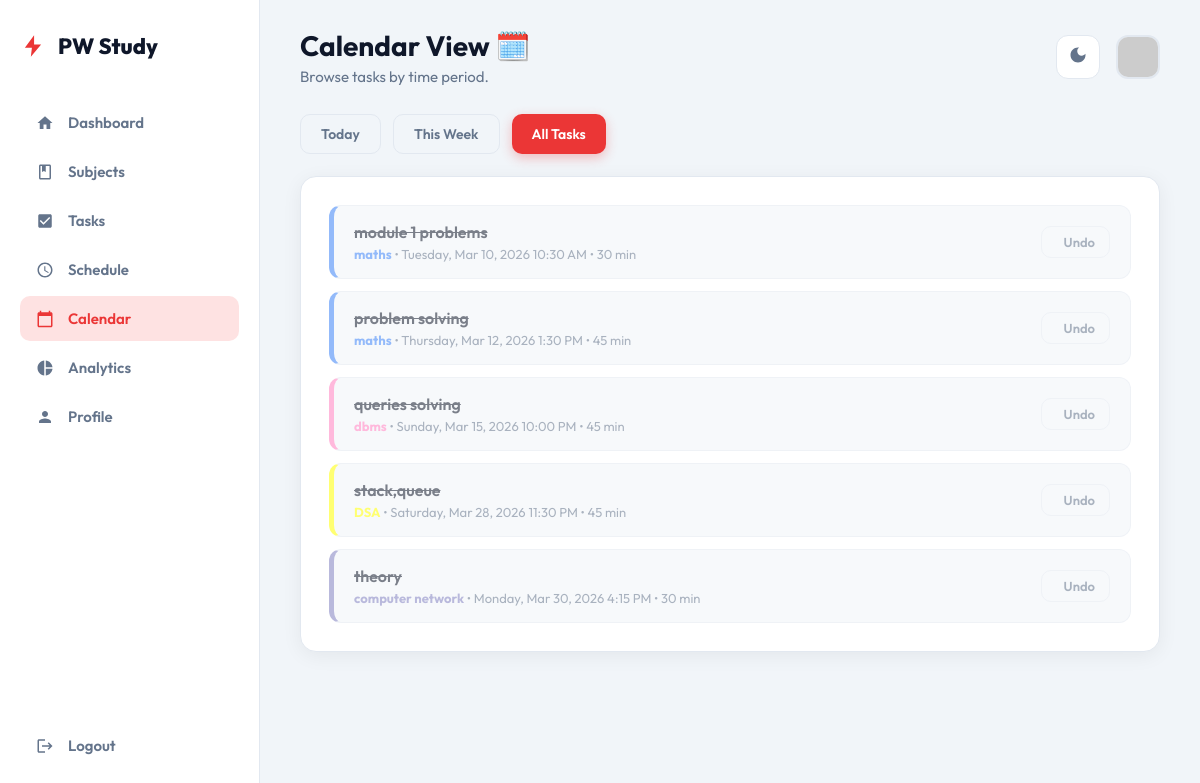
/calendar/?sort=all (signed in), run on the app's committed database.
### planner/models.py (models this page shows, shortened)
class Task(models.Model):
    STATUS_CHOICES = [
        ('Pending', 'Pending'),
        ('Completed', 'Completed'),
    ]
    user = models.ForeignKey(User, on_delete=models.CASCADE, related_name='user_tasks')
    subject = models.ForeignKey(Subject, on_delete=models.CASCADE, related_name='tasks')
    title = models.CharField(max_length=200)
    description = models.TextField(blank=True, null=True)
    deadline = models.DateTimeField()
    status = models.CharField(max_length=20, choices=STATUS_CHOICES, default='Pending')
    estimated_time = models.IntegerField(default=30, help_text='Estimated time in minutes')
    created_at = models.DateTimeField(auto_now_add=True)
    @property
    def is_overdue(self):
        return self.status == 'Pending' and self.deadline < timezone.now()

class Subject(models.Model):
    PRIORITY_CHOICES = [
        ('High', 'High'),
        ('Medium', 'Medium'),
        ('Low', 'Low'),
    ]
    user = models.ForeignKey(User, on_delete=models.CASCADE, related_name='subjects')
    name = models.CharField(max_length=100)
    priority = models.CharField(max_length=10, choices=PRIORITY_CHOICES, default='Medium')
    color = models.CharField(max_length=7, default='#3b82f6')  # hex color
    created_at = models.DateTimeField(auto_now_add=True)

### planner/views.py (the view)
# urls.py: path('calendar/', views.calendar_view, name='calendar'),
@login_required
def calendar_view(request):
    sort_by = request.GET.get('sort', 'today')
    tasks = Task.objects.filter(user=request.user).order_by('deadline')
    if sort_by == 'today':
        tasks = tasks.filter(deadline__date=timezone.localtime().date())
    elif sort_by == 'week':
        today = timezone.localtime().date()
        tasks = tasks.filter(deadline__date__gte=today, deadline__date__lte=today + timedelta(days=7))
    return render(request, 'planner/calendar.html', {'tasks': tasks, 'sort_by': sort_by})

### templates/planner/calendar.html (shortened to what this page needs)
{% extends 'planner/base.html' %}
{% block header_title %}Calendar View 🗓️{% endblock %}
{% block header_subtitle %}Browse tasks by time period.{% endblock %}
{% block content %}
<div style="display:flex; gap:12px; margin-bottom:22px;">
    <a href="?sort=today"
       class="btn {% if sort_by == 'today' %}btn-primary{% else %}btn-secondary{% endif %}">
        Today
    </a>
    <a href="?sort=week"
       class="btn {% if sort_by == 'week' %}btn-primary{% else %}btn-secondary{% endif %}">
        This Week
    </a>
    <a href="?sort=all"
       class="btn {% if sort_by == 'all' %}btn-primary{% else %}btn-secondary{% endif %}">
        All Tasks
    </a>
</div>
<div class="card">
    {% if tasks %}
    <ul class="task-list">
        {% for task in tasks %}
        <li class="task-item {% if task.status == 'Completed' %}completed{% endif %}"
            style="border-left-color:{{ task.subject.color }};">
            <div class="task-info">
                <h4>
                    {{ task.title }}
                </h4>
                <p>
                    <span style="color:{{ task.subject.color }}; font-weight:700;">{{ task.subject.name }}</span>
                    &bull; {{ task.deadline|date:"l, M d, Y g:i A" }}
                    &bull; {{ task.estimated_time }} min
                </p>
            </div>
            <div class="task-actions">
                <form action="{% url 'planner:toggle_task_status' task.id %}" method="post">
                    {% if task.status == 'Pending' %}
                        <button type="submit" class="btn btn-sm btn-green">
                            <i class="fa-solid fa-check"></i> Done
                        </button>
                    {% else %}
                        <button type="submit" class="btn btn-sm btn-secondary">
                             Undo
                        </button>
                    {% endif %}
                </form>
            </div>
        </li>
        {% endfor %}
    </ul>
    {% endif %}
</div>
{% endblock %}

### static/css/style.css (style rules this page uses)
:root { --bg: #f1f5f9; --sidebar-bg: #ffffff; --card-bg: #ffffff; --border: #e2e8f0; --text: #0f172a; --text-muted: #64748b; --primary: #eb3636; --primary-hover: #dc2626; --primary-light: #fee2e2; --accent-blue: #3b82f6; --accent-green: #10b981; --accent-yellow: #f59e0b; --shadow: 0 4px 20px rgba(0,0,0,0.06); --shadow-hover: 0 8px 30px rgba(0,0,0,0.10); --radius: 16px; --radius-sm: 10px; }
*, *::before, *::after { margin: 0; padding: 0; box-sizing: border-box; font-family: 'Outfit', sans-serif; }
body { background: var(--bg); color: var(--text); min-height: 100vh; transition: background 0.3s, color 0.3s; }
.card { background: var(--card-bg); border: 1px solid var(--border); border-radius: var(--radius); padding: 28px; box-shadow: var(--shadow); transition: background 0.3s, border-color 0.2s, box-shadow 0.2s; }
.task-list { list-style: none; display: flex; flex-direction: column; gap: 12px; }
.task-item { display: flex; align-items: center; justify-content: space-between; padding: 16px 20px; background: var(--bg); border: 1px solid var(--border); border-radius: 12px; transition: all 0.2s; border-left-width: 5px; }
.task-item.completed { opacity: 0.55; }
.task-item.completed h4 { text-decoration: line-through; }
.task-info h4 { font-size: 16px; font-weight: 600; margin-bottom: 4px; }
.task-info p { font-size: 13px; color: var(--text-muted); }
.task-actions { display: flex; gap: 8px; }
.btn { display: inline-flex; align-items: center; gap: 8px; padding: 10px 20px; border-radius: var(--radius-sm); font-size: 14px; font-weight: 600; cursor: pointer; border: none; text-decoration: none; transition: all 0.2s; }
.btn-primary { background: var(--primary); color: white; box-shadow: 0 4px 12px rgba(235,54,54,0.3); }
.btn-secondary { background: var(--bg); color: var(--text-muted); border: 1px solid var(--border); }
.btn-sm { padding: 7px 14px; font-size: 13px; }

### data on the page
Task: title "module 1 problems", subject.name "maths", deadline "Tuesday, Mar 10, 2026 10:30 AM", estimated_time "30", status "Undo"
Task: title "problem solving", subject.name "maths", deadline "Thursday, Mar 12, 2026 1:30 PM", estimated_time "45", status "Undo"
Task: title "queries solving", subject.name "dbms", deadline "Sunday, Mar 15, 2026 10:00 PM", estimated_time "45", status "Undo"
Task: title "stack,queue", deadline "Saturday, Mar 28, 2026 11:30 PM", estimated_time "45", status "Undo"
Task: title "theory", subject.name "computer network", deadline "Monday, Mar 30, 2026 4:15 PM", estimated_time "30", status "Undo"
